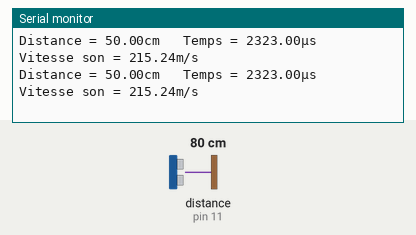
Recording of a sketch running on a simulated Arduino Uno, built with avr-gcc and run on an emulated ATmega328P. Parts: the last lines printed to the serial monitor. Wiring (inferred from the names in the program): ultrasonic range finder: trigger pin 12; echo pin 11. Inputs (shaded band) come from the test bench; at power-on: distance to the obstacle (sensor on pin 11) 80 cm. The echo pulse lasts 58.3 µs per cm.

Above: at 1.8 s.
1.9 s: distance to the obstacle (sensor on pin 11) set to 2 cm
At 2.5 s:
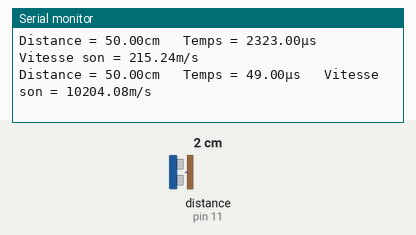
3.4 s: distance to the obstacle (sensor on pin 11) set to 4 cm
At 4.8 s:
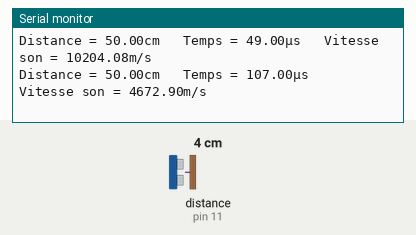
Timing chart, 0 to 6.4 s (numbered marks = the images above; inputs shaded):
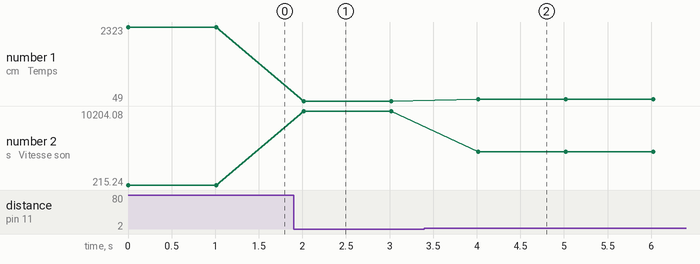

The sketch:

distance_ultrason.ino
```cpp
//
//
#define TRIG 12
#define ECHO 11

float distance_cm;
float vitesse_son;
float vitesse_son_cm;
float distance;

void setup() {
  pinMode(TRIG, OUTPUT);
  pinMode(ECHO, INPUT);
  digitalWrite(TRIG, LOW);
  Serial.begin(9600);
}

void loop() {
  digitalWrite(TRIG, HIGH);
  delayMicroseconds(10);
  digitalWrite(TRIG, LOW);

  // Calcul temps
  long duree_echo = pulseIn(ECHO, HIGH);
  float echo = duree_echo/2; // retour seulement

  // Vitesse
  distance_cm = 50; // d/T
  distance = distance_cm/100;
  vitesse_son = distance/echo*1000000; // distance/temps en cm/µs

  // Print distance
  Serial.print("Distance = ");
  Serial.print(distance_cm);
  Serial.print("cm \t");

  // Print temps
  Serial.print("Temps = ");
  Serial.print(echo);
  Serial.print("µs \t");

  // Print vitesse son
  Serial.print("Vitesse son = ");
  Serial.print(vitesse_son);
  Serial.println("m/s");

  delay(1000);
}
```

Measured:
- after the input at 1.9 s, the serial monitor: prints a new line after 0.11 s (image 1)
- after the input at 3.4 s, the serial monitor: prints a new line after 0.62 s (image 2)
- plotted number 1: 2323 → 49 after the input at 1.9 s, 49 → 107 after the input at 3.4 s
- plotted number 2: 215.24 → 10204.08 after the input at 1.9 s, 10204.08 → 4672.9 after the input at 3.4 s
